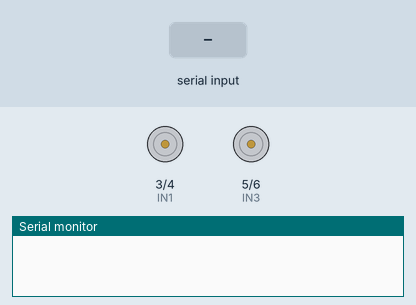
Bench run of a sketch on a simulated Arduino Uno, built with avr-gcc and run on an emulated ATmega328P. Parts: motor-driver pin pairs drawn as motors (green arrow = first pin HIGH = forward, orange = second pin HIGH = backward, longer = more drive, scaled by the enable pin), the last lines printed to the serial monitor. The test bench sets the inputs (shaded band).

Above: at 1.2 s.
1.3 s: "3\n" received over Serial
At 2.4 s:
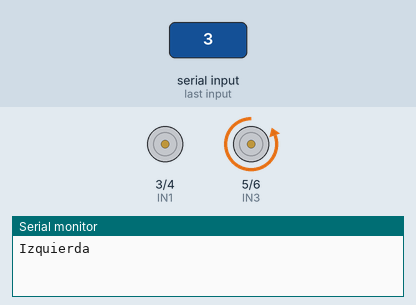
2.8 s: "4\n" received over Serial
At 3.5 s:
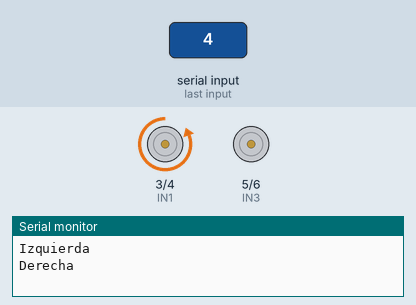
4.3 s: "1\n" received over Serial
At 4.6 s:
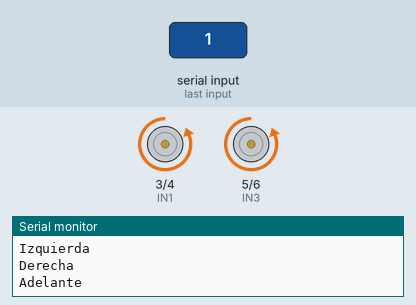
5.8 s: "2\n" received over Serial
At 7.0 s:
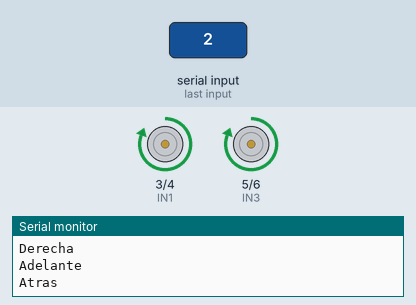
7.3 s: "0\n" received over Serial
At 8.1 s:
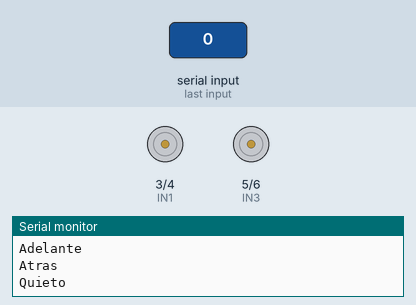
Timing chart, 0 to 9.8 s (numbered marks = the images above; inputs shaded):
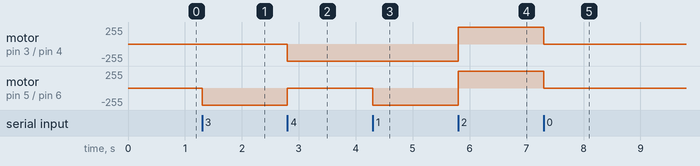

The sketch:

pruebaARDUINOMOTORSROBOT.ino
```cpp
int ENA = 2;
int IN1 = 3;
int IN2 = 4;
int IN3 = 5;    //
int IN4 = 6;
int ENB = 7;


//
String inputString = "";
int velMotor1 = 251;//izquierda
int velMotor2 = 253;//derecha
int velx;
bool stringComplete = false;
//

void setup()
{
  //
 Serial.begin(115200);
 inputString.reserve(200);
 //
 pinMode (ENA, OUTPUT);
 pinMode (ENB, OUTPUT);
 pinMode (IN3, OUTPUT);
 pinMode (IN4, OUTPUT);
 pinMode (IN1, OUTPUT);
 pinMode (IN2, OUTPUT);
}

void loop()
{
  serialEvent();
  Leer();
  //Quieto();
  //Derecha();
  //Izquierda();
  //Atras();
  //Adelante();

  //analogWrite(ENA,105);
  //analogWrite(ENB,105);
  //delay(5000);
}

//Captura la velocidad
void readVelocidad()
{
  velx = Serial.readStringUntil("$").toInt();
  velMotor1 = 95.968*velx-142.1;
  velMotor2 = 96.706*velx-141.82;
}


//Comunicación con la raspberry
void Leer()
{
  if (stringComplete)
  {
    if (inputString.equals("$"))
    {
      readVelocidad();
    }
    if (inputString.equals("3"))
    {
      Izquierda();
      Serial.println("Izquierda");
    }
    else if (inputString.equals("4"))
    {
      Derecha();
      Serial.println("Derecha");
    }
    else if (inputString.equals("1"))
    {
      Adelante();
      Serial.println("Adelante");
    }
    else if (inputString.equals("2"))
    {
      Atras();
      Serial.println("Atras");
    }
    else if (inputString.equals("0"))
    {
      Quieto();
      Serial.println("Quieto");
    }
    else
    {
      Serial.println("Introdujo velocidades");
    }
    inputString = "";
    stringComplete = false;
  }
}

//

void serialEvent() {

  while (Serial.available()) {//Mientras tengamos caracteres disponibles en el buffer
    char inChar = (char)Serial.read();//Leemos el siguiente caracter
    if (inChar == '\n') {//Si el caracter recibido corresponde a un salto de línea
      stringComplete = true;//Levantamos la bandera
    }
    else{//Si el caracter recibido no corresponde a un salto de línea
      inputString += inChar;//Agregamos el caracter a la cadena
    }
  }
}
//

void Derecha()
{
  //Para ir hacia adelante se usa [0110]
  digitalWrite (IN1, LOW);
  digitalWrite (IN2, HIGH);

  digitalWrite (IN3, LOW);
  digitalWrite (IN4, LOW);

  analogWrite(ENA,velMotor1);
  analogWrite(ENB,velMotor2);
  //delay(500);
}

void Quieto()
{
  //Para ir hacia adelante se usa [0110]
  digitalWrite (IN1, LOW);
  digitalWrite (IN2, LOW);

  digitalWrite (IN3, LOW);
  digitalWrite (IN4, LOW);

  analogWrite(ENA,velMotor1);
  analogWrite(ENB,velMotor2);
  //delay(500);
}

void Izquierda()
{
  //Para ir hacia atras se usa [1001]
  digitalWrite (IN1, LOW);
  digitalWrite (IN2, LOW);

  digitalWrite (IN3, LOW);
  digitalWrite (IN4, HIGH);

  analogWrite(ENA,velMotor1);
  analogWrite(ENB,velMotor2);
  //delay(500);
}
void Atras()
{
  //Para ir hacia la derecha se usa [1001]
  digitalWrite (IN1, HIGH);
  digitalWrite (IN2, LOW);

  digitalWrite (IN3, HIGH);
  digitalWrite (IN4, LOW);

  analogWrite(ENA,velMotor1);
  analogWrite(ENB,velMotor2);
  //delay(500);
}
void Adelante()
{
  //Para ir hacia adelante se usa [1001]
  digitalWrite (IN1, LOW);
  digitalWrite (IN2, HIGH);

  digitalWrite (IN3, LOW);
  digitalWrite (IN4, HIGH);

  analogWrite(ENB,velMotor2);

  analogWrite(ENA,velMotor1);

  //delay(500);
}
```

Measured:
- after the input at 1.3 s, motor on pin 5 (IN3) / pin 6 (IN4): stopped → backward 255/255 at once
- after the input at 2.8 s, motor on pin 3 (IN1) / pin 4 (IN2): stopped → backward 255/255 at once; motor on pin 5 (IN3) / pin 6 (IN4): backward 255/255 → stopped at once
- after the input at 4.3 s, motor on pin 5 (IN3) / pin 6 (IN4): stopped → backward 255/255 at once
- after the input at 5.8 s, motor on pin 3 (IN1) / pin 4 (IN2), motor on pin 5 (IN3) / pin 6 (IN4): backward 255/255 → forward 255/255 at once
- after the input at 7.3 s, motor on pin 3 (IN1) / pin 4 (IN2), motor on pin 5 (IN3) / pin 6 (IN4): forward 255/255 → stopped at once
